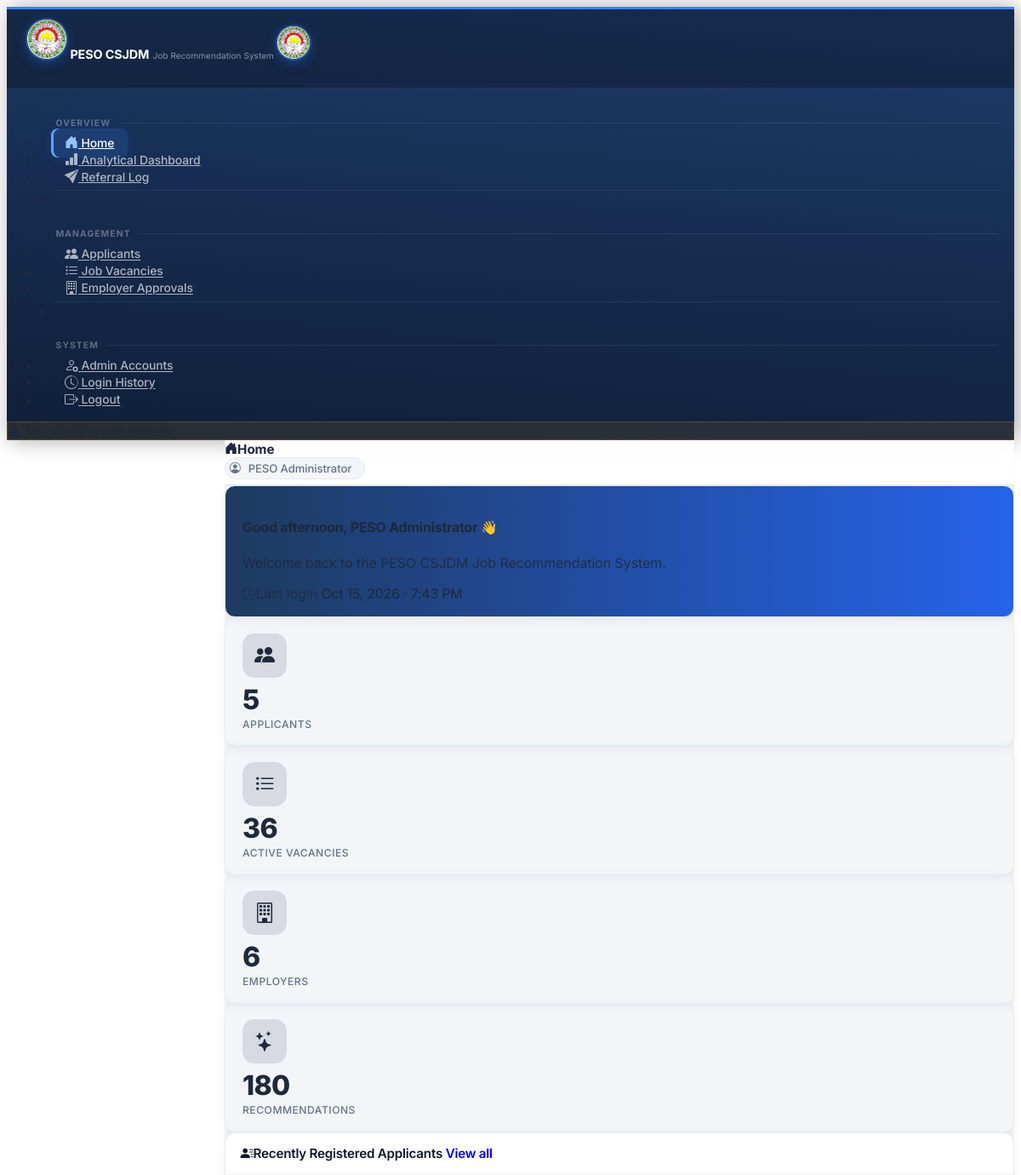
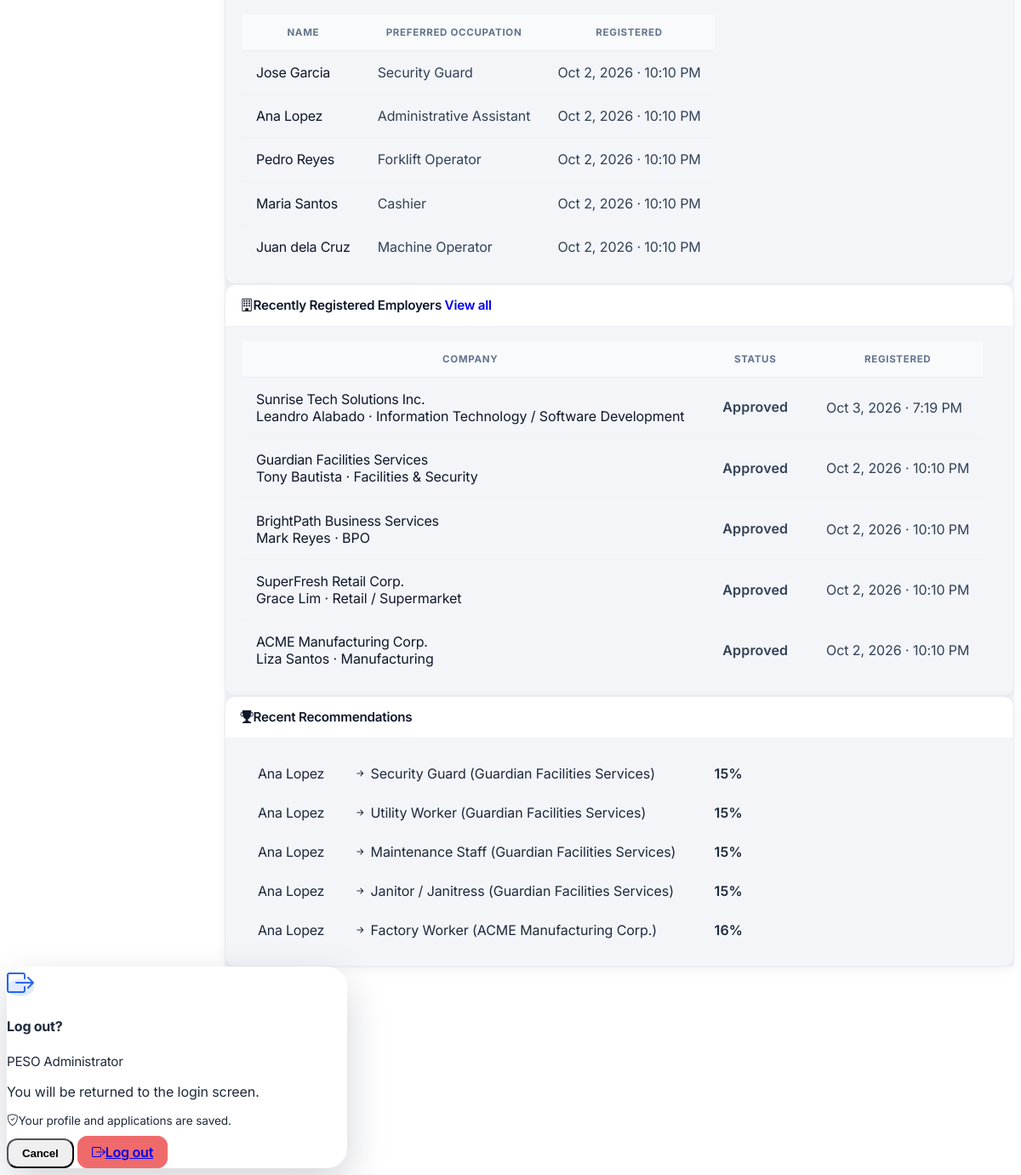
Before: /home (signed in) with the older database file (2 pictures, top to bottom).
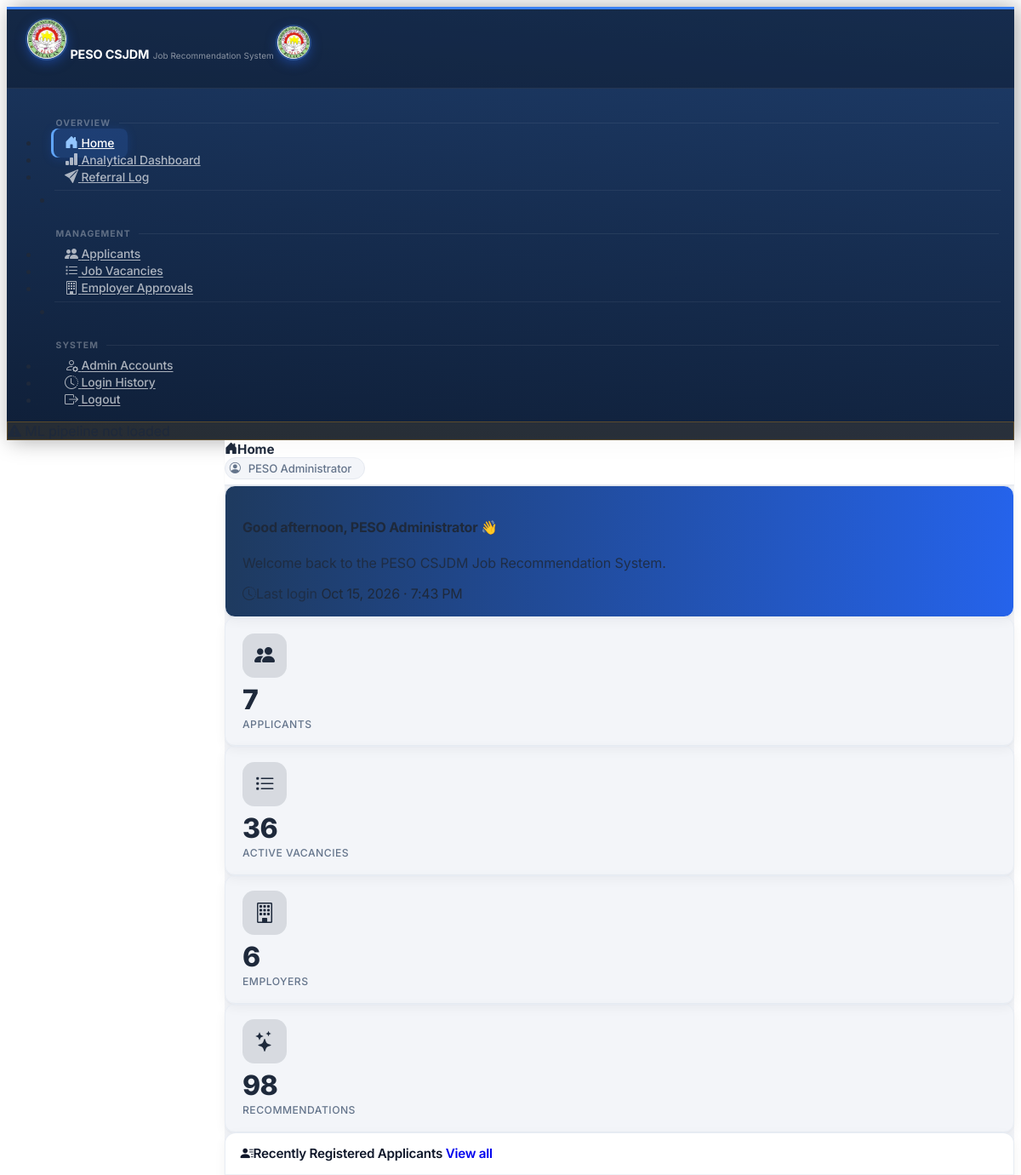
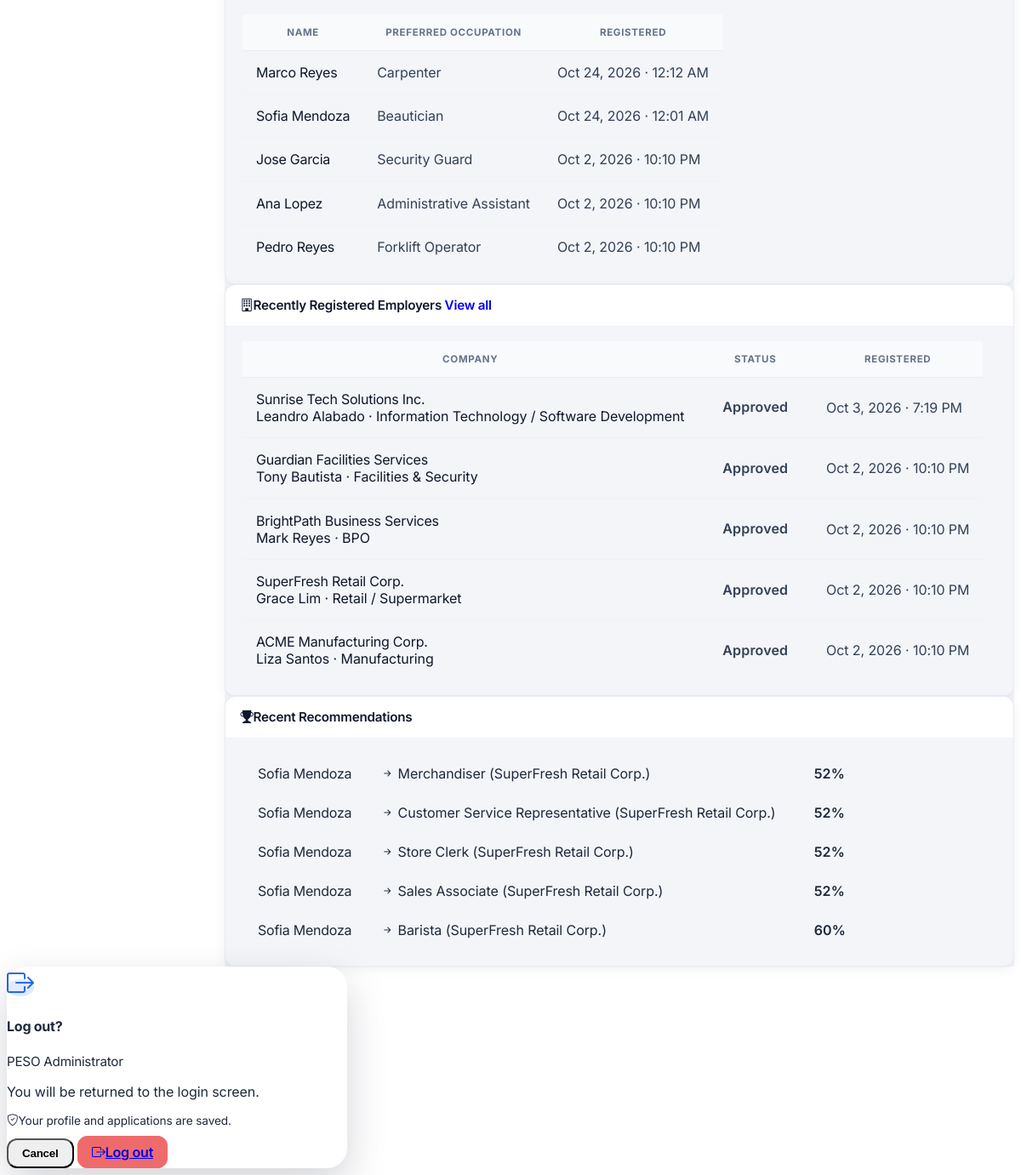
After: the same page with the newer database file (2 pictures, top to bottom).
### tables this page shows
CREATE TABLE "applicants" (
                applicant_id                 INTEGER  PRIMARY KEY AUTOINCREMENT,
                first_name         TEXT     NOT NULL,
                last_name          TEXT     NOT NULL,
                sex                TEXT,
                age                INTEGER,
                barangay           TEXT,
                district           TEXT,
                employment_status  TEXT     DEFAULT 'Unemployed',
                is_pwd             INTEGER  DEFAULT 0,
                educ_level         TEXT     NOT NULL,
                preferred_position TEXT     NOT NULL,
                skills             TEXT     NOT NULL,
                work_experience    TEXT,
                user_id            INTEGER  REFERENCES users(user_id),
                created_at         DATETIME DEFAULT CURRENT_TIMESTAMP,
                is_archived        INTEGER  DEFAULT 0
            , birthdate DATE, contact_number TEXT, middle_name TEXT, suffix TEXT, civil_status TEXT, address_line TEXT, city TEXT, province TEXT, height_cm TEXT, religion TEXT, tin TEXT, landline TEXT, disability TEXT, is_4ps INTEGER DEFAULT 0, household_id TEXT, is_wodp INTEGER DEFAULT 0, is_dswd_foodstamp INTEGER DEFAULT 0, is_caregiver INTEGER DEFAULT 0, is_ofw INTEGER DEFAULT 0, ofw_country TEXT, is_former_ofw INTEGER DEFAULT 0, former_ofw_country TEXT, ofw_return_date TEXT, employed_type TEXT, unemployed_reason TEXT, job_search_months INTEGER, pref_work_local TEXT, pref_work_overseas TEXT, languages TEXT, education TEXT, trainings TEXT, eligibilities TEXT, work_history TEXT, other_skills TEXT, certified INTEGER DEFAULT 0, certified_at DATETIME, photo TEXT);

CREATE TABLE employers (
            employer_id             INTEGER  PRIMARY KEY AUTOINCREMENT,
            user_id        INTEGER  UNIQUE NOT NULL,
            company_name   TEXT     NOT NULL,
            contact_person TEXT     NOT NULL,
            phone          TEXT,
            address        TEXT,
            is_approved    INTEGER  DEFAULT 0,
            created_at     DATETIME DEFAULT CURRENT_TIMESTAMP, tin TEXT, trade_name TEXT, location_type TEXT, employer_sector TEXT, employer_type TEXT, total_workforce TEXT, line_of_business TEXT, address_line TEXT, barangay TEXT, city TEXT, province TEXT, position TEXT, telephone TEXT, mobile TEXT, fax TEXT, profile_email TEXT, certified INTEGER DEFAULT 0, certified_at DATETIME, profile_completed INTEGER DEFAULT 0, approval_requested INTEGER DEFAULT 0,
            FOREIGN KEY (user_id) REFERENCES users(user_id)
        );

CREATE TABLE "recommendations" (
        recommendation_id INTEGER PRIMARY KEY AUTOINCREMENT,
        applicant_id      INTEGER NOT NULL,
        vacancy_id        INTEGER NOT NULL,
        suitability_score REAL    NOT NULL,
        rank              INTEGER,
        recommended_at    DATETIME DEFAULT CURRENT_TIMESTAMP, generated_by INTEGER, status TEXT DEFAULT 'pending',
        FOREIGN KEY (applicant_id) REFERENCES applicants(applicant_id),
        FOREIGN KEY (vacancy_id)   REFERENCES job_vacancies(vacancy_id)
    );

CREATE TABLE job_vacancies (
            vacancy_id                   INTEGER  PRIMARY KEY AUTOINCREMENT,
            employer_name        TEXT     NOT NULL,
            job_title            TEXT     NOT NULL,
            occupational_category TEXT    NOT NULL,
            is_local             INTEGER  DEFAULT 1,
            is_active            INTEGER  DEFAULT 1,
            created_at           DATETIME DEFAULT CURRENT_TIMESTAMP
        , employer_id INTEGER REFERENCES users(user_id), application_deadline DATE, req_gender TEXT DEFAULT 'Any', req_age_min INTEGER, req_age_max INTEGER, req_education TEXT, req_documents TEXT, req_experience_months INTEGER, salary_min INTEGER, salary_max INTEGER, salary_period TEXT, job_location TEXT, req_skills TEXT, requirements_deadline DATE, interview_date DATE, interview_time TEXT, interview_date_end DATE, interview_time_end TEXT, location_type TEXT, venue_address TEXT, max_applicants INTEGER);

### app.py (the view)
@app.route('/home')
@admin_required
def home():
    db = get_db()
    total_applicants = db.execute(
        'SELECT COUNT(*) FROM applicants WHERE is_archived=0'
    ).fetchone()[0]
    active_vacancies = db.execute(
        'SELECT COUNT(*) FROM job_vacancies WHERE is_active=1'
    ).fetchone()[0]
    total_employers = db.execute(
        'SELECT COUNT(*) FROM employers WHERE is_approved=1'
    ).fetchone()[0]
    total_recs = db.execute(
        'SELECT COUNT(*) FROM recommendations'
    ).fetchone()[0]
    total_referrals = db.execute(
        'SELECT COUNT(*) FROM referrals'
    ).fetchone()[0]
    pending_employers = db.execute(
        'SELECT COUNT(*) FROM employers WHERE is_approved=0'
    ).fetchone()[0]
    last_login_row = db.execute(
        "SELECT timestamp FROM login_logs "
        "WHERE user_id=? AND outcome='success' "
        "ORDER BY timestamp DESC LIMIT 1 OFFSET 1",
        (session['user_id'],)
    ).fetchone()
    last_login = last_login_row['timestamp'] if last_login_row else None
    recent_applicants = db.execute(
        'SELECT applicant_id, first_name, last_name, preferred_position, created_at '
        'FROM applicants WHERE is_archived=0 '
        'ORDER BY created_at DESC, applicant_id DESC LIMIT 5'
    ).fetchall()
    recent_employers = db.execute(
        'SELECT employer_id, company_name, contact_person, line_of_business, is_approved, created_at '
        'FROM employers ORDER BY created_at DESC, employer_id DESC LIMIT 5'
    ).fetchall()
    recent_referrals_rows = db.execute('''
        SELECT r.referred_at, r.status,
               a.first_name, a.last_name,
               jv.job_title, jv.employer_name
        FROM referrals r
        JOIN applicants a ON r.applicant_id=a.applicant_id
        JOIN job_vacancies jv ON r.vacancy_id=jv.vacancy_id
        ORDER BY r.referred_at DESC LIMIT 5
    ''').fetchall()
    recent_recs = db.execute('''
        SELECT a.first_name, a.last_name,
               jv.job_title, jv.employer_name,
               rec.suitability_score
        FROM recommendations rec
        JOIN applicants a     ON rec.applicant_id = a.applicant_id
        JOIN job_vacancies jv ON rec.vacancy_id   = jv.vacancy_id
        ORDER BY rec.recommended_at DESC, rec.recommendation_id DESC LIMIT 5
    ''').fetchall()
    return render_template('home.html',
                           total_applicants=total_applicants,
                           active_vacancies=active_vacancies,
                           total_employers=total_employers,
                           total_recs=total_recs,
                           total_referrals=total_referrals,
                           pending_employers=pending_employers,
                           last_login=last_login,
                           recent_applicants=recent_applicants,
                           recent_employers=recent_employers,
                           recent_referrals_rows=recent_referrals_rows,
                           recent_recs=recent_recs)

### app.py (called while the page is built)
def get_db():
    if 'db' not in g:
        g.db = sqlite3.connect(DATABASE)
        g.db.row_factory = sqlite3.Row
        g.db.execute('PRAGMA foreign_keys = ON')
    return g.db

@app.before_request
def drop_stale_session():
    if 'user_id' in session and not (request.endpoint or '').startswith('static'):
        row = get_db().execute('SELECT is_active FROM users WHERE user_id=?', (session['user_id'],)).fetchone()
        if row is None or row['is_active'] == 0:
            session.clear()

@app.before_request
def csrf_same_origin_guard():
    if request.method in ('POST', 'PUT', 'PATCH', 'DELETE'):
        src = request.headers.get('Origin') or request.headers.get('Referer')
        if src:
            from urllib.parse import urlparse
            if urlparse(src).netloc != request.host:
                abort(403)

@app.after_request
def security_headers(resp):
    resp.headers.setdefault('X-Content-Type-Options', 'nosniff')
    resp.headers.setdefault('X-Frame-Options', 'SAMEORIGIN')
    resp.headers.setdefault('Referrer-Policy', 'same-origin')
    return resp

### templates/home.html (shortened to what the changed rows need)
{% extends 'base.html' %}
{% block content %}
<div class="row g-3 mb-4">
  <div class="col-6 col-md-3">
    <div class="card stat-card border-primary h-100">
      <div class="card-body text-center">
        <div class="stat-icon text-primary"><i class="bi bi-people-fill"></i></div>
        <div class="stat-value">{{ '{:,}'.format(total_applicants) }}</div>
        <div class="stat-label">Applicants</div>
      </div>
    </div>
  </div>
  <div class="col-6 col-md-3">
    <div class="card stat-card border-info h-100">
      <div class="card-body text-center">
        <div class="stat-icon text-info"><i class="bi bi-stars"></i></div>
        <div class="stat-value">{{ '{:,}'.format(total_recs) }}</div>
        <div class="stat-label">Recommendations</div>
      </div>
    </div>
  </div>
</div>
<div class="row g-4">
  <div class="col-lg-6">
    <div class="card shadow-sm h-100">
      <div class="card-body p-0">
        {% if recent_applicants %}
        <table class="table table-hover mb-0 apps-table">
          <thead><tr><th>Name</th><th>Preferred Occupation</th><th class="text-end">Registered</th></tr></thead>
          <tbody>
            {% for ap in recent_applicants %}
            <tr>
              <td class="fw-semibold">{{ ap.first_name }} {{ ap.last_name }}</td>
              <td class="text-muted">{{ ap.preferred_position or '—' }}</td>
              <td class="text-end text-muted small">{{ ap.created_at | friendly_dt }}</td>
            </tr>
            {% endfor %}
          </tbody>
        </table>
        {% else %}
        <div class="text-center text-muted py-5">
          <i class="bi bi-inbox fs-3 d-block mb-2 opacity-50"></i>
          No applicants registered yet.
        </div>
        {% endif %}
      </div>
    </div>
  </div>
  <div class="col-lg-6">
    <div class="card shadow-sm h-100">
      <div class="card-body p-0">
        {% if recent_employers %}
        <table class="table table-hover mb-0 apps-table">
          <thead><tr><th>Company</th><th>Status</th><th class="text-end">Registered</th></tr></thead>
          <tbody>
            {% for e in recent_employers %}
            <tr>
              <td>
                <div class="fw-semibold">{{ e.company_name or '(profile not completed)' }}</div>
                <div class="text-muted small">{{ e.contact_person or '' }}{% if e.line_of_business %} &middot; {{ e.line_of_business }}{% endif %}</div>
              </td>
              <td>
                {% if e.is_approved %}<span class="badge bg-success-subtle text-success-emphasis">Approved</span>
                {% else %}<span class="badge bg-warning-subtle text-warning-emphasis">Pending</span>{% endif %}
              </td>
              <td class="text-end text-muted small">{{ e.created_at | friendly_dt }}</td>
            </tr>
            {% endfor %}
          </tbody>
        </table>
        {% else %}
        <div class="text-center text-muted py-5">
          <i class="bi bi-building fs-3 d-block mb-2 opacity-50"></i>
          No employers registered yet.
        </div>
        {% endif %}
      </div>
    </div>
  </div>
  <div class="col-12">
    <div class="card shadow-sm h-100">
      <div class="card-body p-0">
        {% if recent_recs %}
        <table class="table table-hover mb-0">
          <tbody>
            {% for r in recent_recs %}
            <tr>
              <td class="fw-semibold">{{ r.first_name }} {{ r.last_name }}</td>
              <td>
                <i class="bi bi-arrow-right-short text-muted"></i>
                {{ r.job_title }}
                <span class="text-muted small">({{ r.employer_name }})</span>
              </td>
              <td class="text-end">
                <span class="badge bg-success-subtle text-success-emphasis">
                  {{ (r.suitability_score * 100) | round(0) | int }}%
                </span>
              </td>
            </tr>
            {% endfor %}
          </tbody>
        </table>
        {% else %}
        <div class="text-center text-muted py-5">
          <i class="bi bi-stars fs-3 d-block mb-2 opacity-50"></i>
          No recommendations generated yet.
        </div>
        {% endif %}
      </div>
    </div>
  </div>
</div>
{% endblock %}

Changed rows visible on the page:
no longer on this page (row edited): applicants: first_name "Maria", last_name "Santos", preferred_position "Cashier", created_at|friendly_dt "Oct 2, 2026 · 10:10 PM"
no longer on this page (row edited): applicants: first_name "Juan", last_name "dela Cruz", preferred_position "Machine Operator", created_at|friendly_dt "Oct 2, 2026 · 10:10 PM"
removed recommendations: first_name "Ana", last_name "Lopez", job_title "Security Guard", employer_name "Guardian Facilities Services", (r.suitability_score*100)|round(0)|int "15"
removed recommendations: first_name "Ana", last_name "Lopez", job_title "Utility Worker", employer_name "Guardian Facilities Services", (r.suitability_score*100)|round(0)|int "15"
removed recommendations: first_name "Ana", last_name "Lopez", job_title "Maintenance Staff", employer_name "Guardian Facilities Services", (r.suitability_score*100)|round(0)|int "15"
removed recommendations: first_name "Ana", last_name "Lopez", job_title "Janitor / Janitress", employer_name "Guardian Facilities Services", (r.suitability_score*100)|round(0)|int "15"
removed recommendations: first_name "Ana", last_name "Lopez", job_title "Factory Worker", employer_name "ACME Manufacturing Corp.", (r.suitability_score*100)|round(0)|int "16"
added applicants: first_name "Marco", last_name "Reyes", preferred_position "Carpenter", created_at|friendly_dt "Oct 24, 2026 · 12:12 AM"
added applicants: first_name "Sofia", last_name "Mendoza", preferred_position "Beautician", created_at|friendly_dt "Oct 24, 2026 · 12:01 AM"
added recommendations: first_name "Sofia", last_name "Mendoza", job_title "Merchandiser", employer_name "SuperFresh Retail Corp.", (r.suitability_score*100)|round(0)|int "52"
added recommendations: first_name "Sofia", last_name "Mendoza", job_title "Customer Service Representative", employer_name "SuperFresh Retail Corp.", (r.suitability_score*100)|round(0)|int "52"
added recommendations: first_name "Sofia", last_name "Mendoza", job_title "Store Clerk", employer_name "SuperFresh Retail Corp.", (r.suitability_score*100)|round(0)|int "52"
added recommendations: first_name "Sofia", last_name "Mendoza", job_title "Sales Associate", employer_name "SuperFresh Retail Corp.", (r.suitability_score*100)|round(0)|int "52"
added recommendations: first_name "Sofia", last_name "Mendoza", job_title "Barista", employer_name "SuperFresh Retail Corp.", (r.suitability_score*100)|round(0)|int "60"
Other visible differences:
{{ '{:,}'.format(total_applicants) }}: "5" → "7"
{{ '{:,}'.format(total_recs) }}: "180" → "98"
